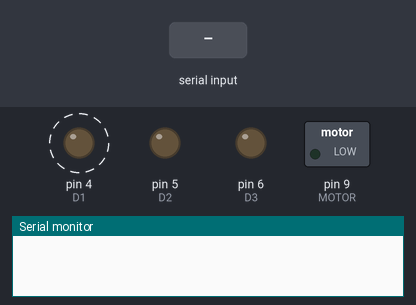
Bench run of a sketch on a simulated Arduino Uno, built with avr-gcc and run on an emulated ATmega328P. Parts: switched loads named in the sketch (green lamp = pin HIGH), output pins drawn as LEDs (lit = HIGH), the last lines printed to the serial monitor. Dashed ring = blinking. Inputs (shaded band) come from the test bench.

Above: at 1.12 s.
1.6 s: "I" received over Serial
At 3.6 s:
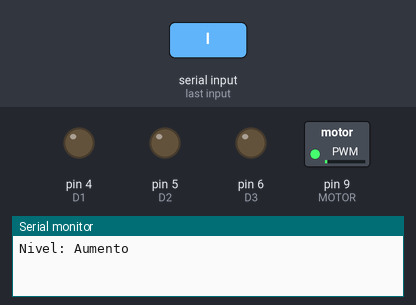
4.7 s: "I" received over the second serial link
At 5.07 s:
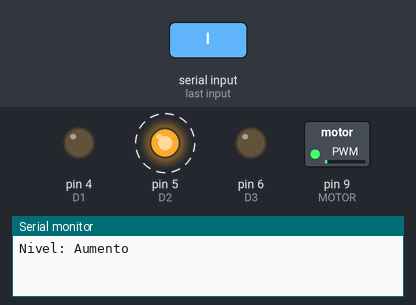
7.2 s: "P" received over Serial
At 7.57 s:
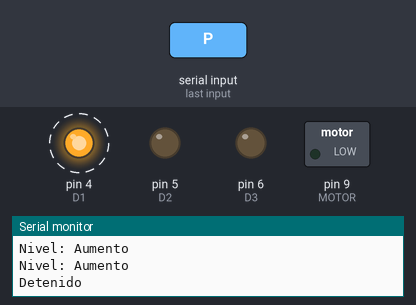
10.3 s: "C" received over the second serial link
At 20.07 s:
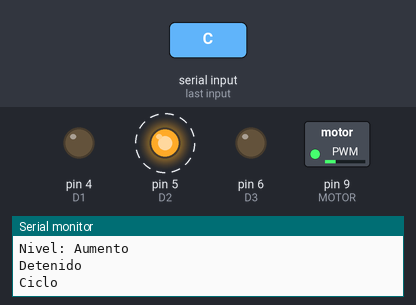
Timing chart, 0 to 21.4 s (numbered marks = the images above; inputs shaded):
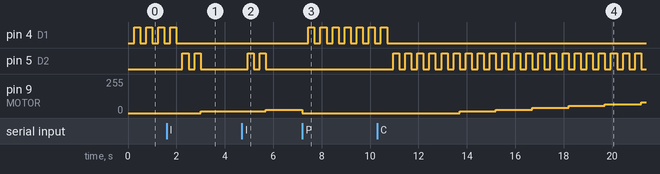

Measured:
- after the input at 1.6 s, pin 4 (D1): goes on until 2.0 s, then stays LOW; pin 5 (D2): alternates HIGH for 0.25 s and LOW for 0.25 s, 4 changes in all, then stays LOW, starting after 0.65 s; pin 9 (MOTOR): 0/255 → 13/255 after 1.4 s
- after the input at 4.7 s, pin 5 (D2): alternates HIGH for 0.25 s and LOW for 0.25 s, 4 changes in all, then stays LOW, starting after 0.25 s; pin 9 (MOTOR): 13/255 → 26/255 after 1.0 s
- after the input at 7.2 s, pin 4 (D1): alternates HIGH for 0.25 s and LOW for 0.25 s, starting after 0.25 s; pin 9 (MOTOR): 26/255 → 0/255 at once
- after the input at 10.3 s, pin 4 (D1): goes on until 10.7 s, then stays LOW; pin 5 (D2): alternates HIGH for 0.25 s and LOW for 0.25 s, starting after 0.65 s; pin 9 (MOTOR): moves from 0/255 to 80/255 over 7.5 s, starting after 3.4 s
- by itself, pin 4 (D1): alternates HIGH for 0.25 s and LOW for 0.25 s

The sketch:

proyecto3.ino
```cpp
// Imports
#include <SoftwareSerial.h>

// Defines comunicación serial
#define RxPin 10
#define TxPin 11

// Defines de diodos
#define D1 4
#define D2 5
#define D3 6
#define D4 7

// Define del motor
#define MOTOR 9

// Variables globales
char contador = 0;
const unsigned char nivel[] = {0, 13, 26, 40, 53, 67, 80, 93, 107, 120, 134, 147, 161, 174, 187, 201, 214, 228, 241, 255};
bool estadoMotor = true;
char accion;
SoftwareSerial bluetooth = SoftwareSerial(RxPin, TxPin);

void setup()
{
  // Configuración comunicación serial
  pinMode(RxPin, INPUT);
  pinMode(TxPin, OUTPUT);
  Serial.begin(9600, SERIAL_8N1);
  bluetooth.begin(9600);

  // Configuración de salida e inicialización para diodos
  pinMode(D1, OUTPUT);
  pinMode(D2, OUTPUT);
  pinMode(D3, OUTPUT);
  pinMode(D4, OUTPUT);
  digitalWrite(D1, LOW);
  digitalWrite(D2, LOW);
  digitalWrite(D3, LOW);
  digitalWrite(D4, LOW);

  // Configuración de salida e inicialización para el motor
  pinMode(MOTOR, OUTPUT);
  analogWrite(MOTOR, nivel[contador]);
}

void loop()
{
  if (estadoMotor == false || contador == 0)
  {
    titilar(D1, 1);
  }
  else
  {
    digitalWrite(D1, LOW);
  }

  if (Serial.available())
  {
    accion = Serial.read();
  }
  else if (bluetooth.available())
  {
    accion = bluetooth.read();
  }
  else
  {
    return;
  }

  switch (accion)
  {
  case 'P':
    parada();
    accion = 0;
    break;
  case 'A':
    arranque();
    accion = 0;
    break;
  case 'I':
    incremento();
    accion = 0;
    break;
  case 'R':
    decremento();
    accion = 0;
    break;
  case 'C':
    ciclo();
    accion = 0;
    break;
  default:
    accion = 0;
    break;
  }
}

// Función de titilar, recibe el pin del diodo y la veces que lo hará
void titilar(char diodo, char n)
{
  for (int i = 0; i < n * 2; i++)
  {
    delay(250);
    digitalWrite(diodo, !digitalRead(diodo));
  }
}

// Función de parada
void parada()
{
  analogWrite(MOTOR, nivel[0]);
  estadoMotor = false;
  Serial.println("Detenido");
}

// Función de arranque
void arranque()
{
  analogWrite(MOTOR, nivel[contador]);
  estadoMotor = true;
  Serial.println("Funcionando");
  Serial.print("Nivel: ");
  Serial.println("Reestablecido");
}

// Función de incremento de velocidad
void incremento()
{
  if (estadoMotor == true)
  {
    titilar(D2, 2);
    contador++;

    if (contador > 19)
    {
      contador = 19;
      Serial.print("Nivel: ");
      Serial.println("Maximo");
    }
    else
    {
      Serial.print("Nivel: ");
      Serial.println("Aumento");
    }
    analogWrite(MOTOR, nivel[contador]);
  }
}

// Función de decremento de velocidad
void decremento()
{
  if (estadoMotor == true)
  {
    titilar(D4, 2);
    contador--;

    if (contador < 0)
    {
      contador = 0;
      Serial.print("Nivel: ");
      Serial.println("Minimo");
    }
    else
    {
      Serial.print("Nivel: ");
      Serial.println("Decremento");
    }
    analogWrite(MOTOR, nivel[contador]);
  }
}

void ciclo()
{
  if (estadoMotor == false || contador == 0)
  {
    Serial.println("Ciclo");
    for (char i = 0; i <= 19; i++)
    {
      titilar(D2, 3);
      analogWrite(MOTOR, nivel[i]);
    }

    titilar(D3, 30);

    for (char i = 19; i >= 0; i--)
    {
      titilar(D4, 4);
      analogWrite(MOTOR, nivel[i]);
    }
    contador = 0;
    estadoMotor = true;
    Serial.println("Fin ciclo");
    Serial.print("Nivel: ");
    Serial.println("0");
  }
}
```
